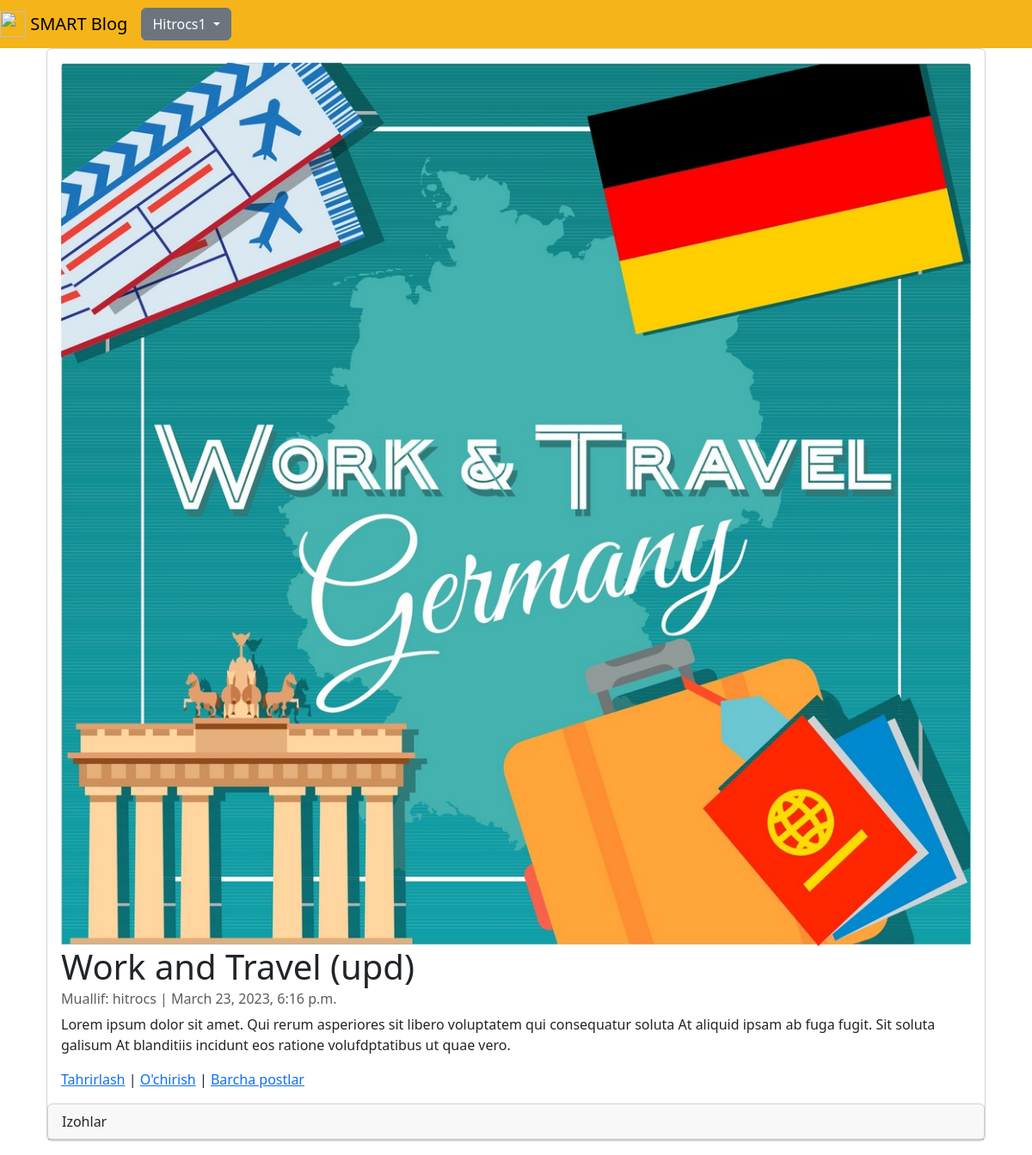
/articles/2 (signed in), run on the app's committed database.
### accounts/models.py (models this page shows)
class CustomUser(AbstractUser):
    age = models.PositiveIntegerField(null=True, blank=True)

### articles/models.py (models this page shows, shortened)
class Article(models.Model):
    title = models.CharField(max_length=200)
    summary = models.CharField(max_length=200, blank=True)
    body = RichTextField()
    photo = models.ImageField(upload_to='images/', blank=True)
    date = models.DateTimeField(auto_now_add=True)
    author = models.ForeignKey(
        get_user_model(),
        on_delete=models.CASCADE,
    )

### articles/views.py (the view)
# urls.py: path('<int:pk>', ArticleDetailView.as_view(), name='article_detail'),
class ArticleDetailView(LoginRequiredMixin, DetailView):
    model = Article
    template_name = 'article_detail.html'

### templates/article_detail.html (shortened to what this page needs)
{% extends 'base.html' %}
{% block content %}
    <div class="container-fluid">
        <div class="card" >
          <div class="card-body">
              {%  if object.photo %}
                <img class="card-img-top" src="{{ object.photo.url }}" alt="{{ object.title }}">
              {% endif %}
              <h1 class="card-title">{{ object.title }}</h1>
              <h6 class="card-subtitle mb-2 text-muted">Muallif: {{ object.author }} | {{ object.date }}</h6>
              <p class="card-text">{{ object.body | safe}}</p>
              <a href="{% url 'article_edit' article.pk %}">Tahrirlash</a> |
              <a href="{% url 'article_delete' article.pk %}">O'chirish</a> |
              <a href="{% url 'article_list' %}">Barcha postlar</a>
          </div>
            <div class="card">
                <div class="card-header">Izohlar</div>
            </div>
        </div>
    </div>
{% endblock content %}

### templates/base.html (shortened to what this page needs)
{% load static %}
<!DOCTYPE html>
<html lang="en">
<head>
    <link rel="stylesheet" href="https://cdn.jsdelivr.net/npm/bootstrap@5.3.0-alpha1/dist/css/bootstrap.min.css">
</head>
<body>
<nav class="navbar navbar-expand-lg navbar-light" style="background-color: #F4B41A;">
    <a class="navbar-brand" href="{% url 'home1' %}">
        <img src="/static/assets/img/logo.png" width="30" height="30" class="d-inline-block align-top" alt="">
        SMART Blog
    </a>
    <div class="collapse navbar-collapse" id="navbarSupportedContent">
        {% if user.is_authenticated %}
        <ul class="navbar-nav ml-auto">
            <li class="nav-item">
                <div class="dropdown">
                    <button class="btn btn-secondary dropdown-toggle" type="button" data-bs-toggle="dropdown"
                            aria-expanded="false">
                        {{ user.username | title }}
                    </button>
                </div>
            </li>
        </ul>
        {% else %}
        <form class="form-inline ml-auto">
            <a href="{% url 'login' %}" class="btn btn-outline-light">Kirish</a>
            <a href="{% url 'signup' %}" class="btn btn-primary ml-2">Ro'yxatdan o'tish</a>
        </form>
        {% endif %}
    </div>
</nav>
<main>
    <div class="container">
        {% block content %}
        {% endblock content %}
    </div>
</main>
</body>
</html>

### data on the page
CustomUser: username "Hitrocs1"
Article: photo (picture), title "Work and Travel (upd)", author "hitrocs", date "March 23, 2023, 6:16 p.m.", body "Lorem ipsum dolor sit amet. Qui rerum asperiores sit libero voluptatem qui consequatur soluta At aliquid ipsam ab fuga fugit. Sit soluta galisum At blanditiis incidunt eos ratione volufdptatibus ut quae vero."
